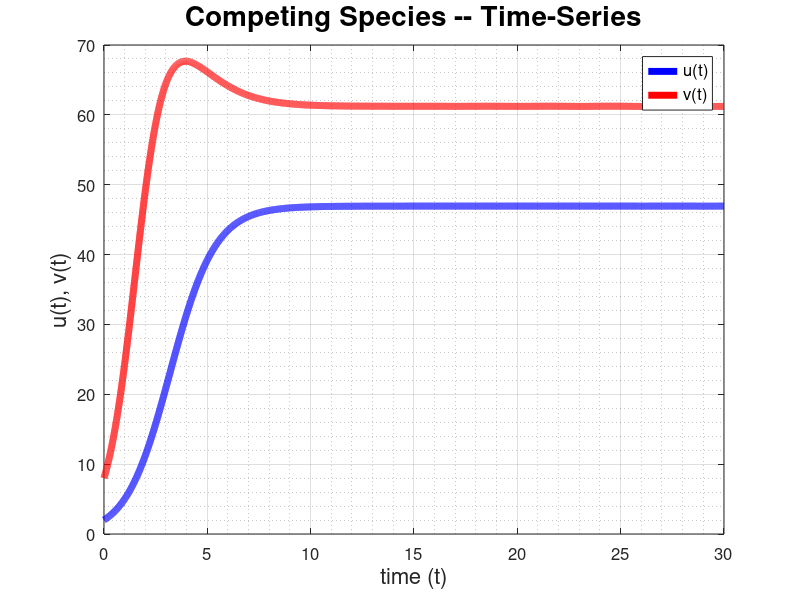
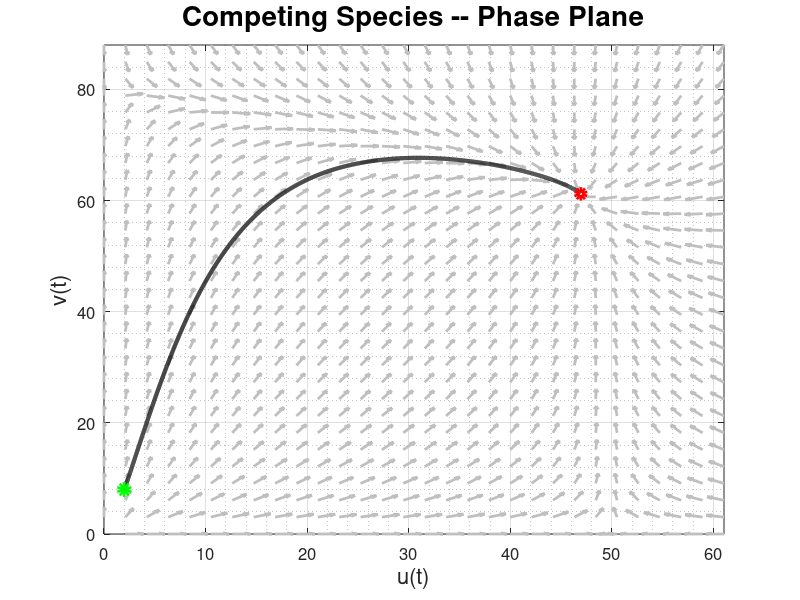

Here is the MATLAB script that generated these plots, in order:
%% Competing Species
close all; clear; clc

% Discretize time
N     = 1e4; 
t_0   = 0;
t_end = 30;
t     = linspace(t_0, t_end, N);

% Parameters
k1 = 1; 
k2 = 1.4;
m1 = 50;
m2 = 80;
d1 = .001;
d2 = .007;

% Initial condition
u0 = 2;
v0 = 8;

U0 = [u0; v0];

% Right hand side
dudt = @(t,u,v) k1*u.*(1-u/m1) - d1*u.*v;
dvdt = @(t,u,v) k2*v.*(1-v/m2) - d2*u.*v;

dUdt = @(t,U) [dudt(t,U(1),U(2));
               dvdt(t,U(1),U(2))];

% Numerically solve the IVP
[t, U] = ode45(dUdt, t, U0);
u = U(:,1);
v = U(:,2);

% Coexistence criteria: 
d1*m1/k1 - m1/m2
d2*m2/k2 - m2/m1

d1*m1/k1*d2*m2/k2

% Plot the time series
figure(1)
plot(t,u,'b','linewidth',5)
hold on
plot(t,v,'r','linewidth',5)
set(gca, 'fontsize',12)
title('Competing Species -- Time-Series','fontsize',20)
xlabel('time (t)','fontsize',16)
ylabel('u(t), v(t)','fontsize',16)
legend('u(t)', 'v(t)', 'fontsize', 12)
grid on
grid minor

% Phase Plane with vector field
N = 30; 
buff = .3;
u_vec = linspace(0, max(u)+buff*abs(max(u)), N);
v_vec = linspace(0, max(v)+buff*abs(max(v)), N);
[Umesh,Vmesh] = meshgrid(u_vec,v_vec);

Norm = sqrt(dudt(0,Umesh,Vmesh).^2 + dvdt(0,Umesh,Vmesh).^2);

figure(2)
quiver(Umesh, Vmesh, dudt(0,Umesh,Vmesh)./Norm,dvdt(0,Umesh,Vmesh)./Norm,.5,...
    'linewidth',2,'color',[.75 .75 .75],'ShowArrowHead','on')
hold on
plot(u,v,'k','linewidth',3)
plot(u0,v0,'go','linewidth',5)
plot(u(end),v(end),'ro','linewidth',4)
set(gca, 'fontsize',12)
title('Competing Species -- Phase Plane','fontsize',20)
xlabel('u(t)','fontsize',16)
ylabel('v(t)','fontsize',16)
xlim([u_vec(1) u_vec(end)])
ylim([v_vec(1) v_vec(end)])
grid on
grid minor
